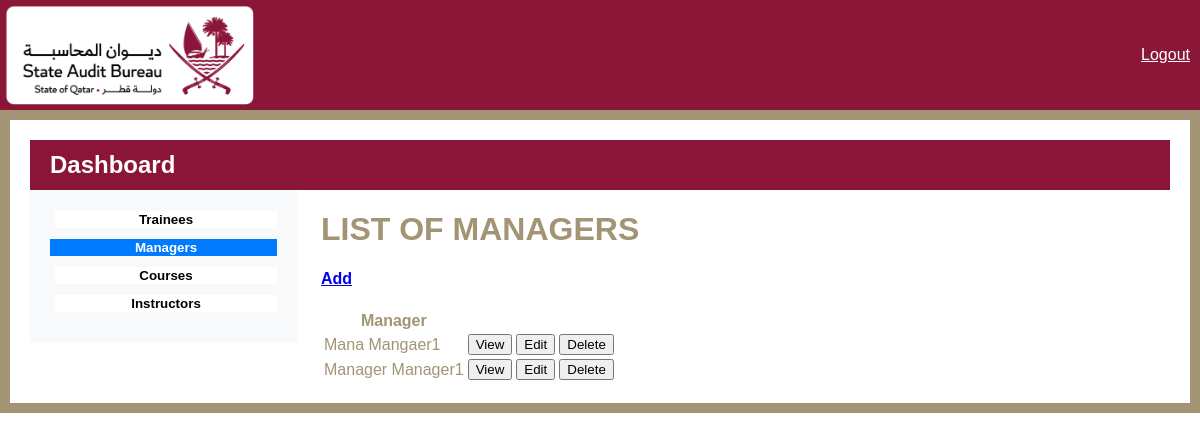
/managers/, run on an earlier commit of the app's database.
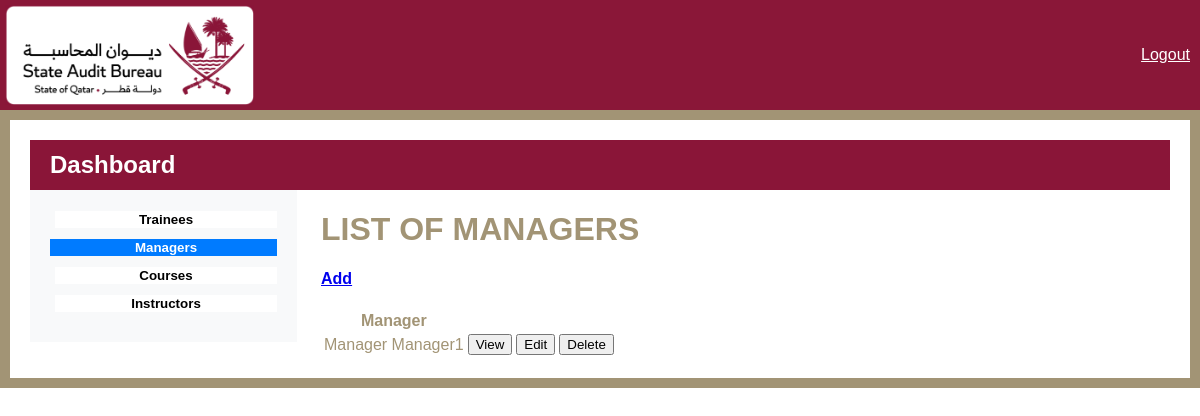
And on a later commit of the database.
### base/models.py (models this page shows)
class Manager(models.Model):
    manager = models.OneToOneField(CustomUser, on_delete=models.CASCADE)
    phone = models.CharField(max_length=100)
    organization = models.CharField(max_length=100)
    def __str__(self):
            return self.manager.first_name + ' ' + self.manager.last_name

### accounts/models.py (models this page shows, shortened)
class CustomUser(AbstractUser):
    username = models.CharField(max_length=11, unique=True)
    email = models.EmailField(max_length=254)
    first_name = models.CharField(max_length=30)
    last_name = models.CharField(max_length=30)
    ROLE_CHOICES = (
        ('trainee', 'Trainee'),
        ('admin', 'Admin'),
        ('manager', 'Manager'),
    )
    role = models.CharField(max_length=10, choices=ROLE_CHOICES, default="trainee")
    secret_key = models.CharField(max_length=16, blank=True, null=True)
    USERNAME_FIELD = "username"
    REQUIRED_FIELDS = "email", "first_name", "last_name", "role"

### base/views.py (the view)
# urls.py: path('managers/', manager_list, name="managers"),
def manager_list(request):
    managers = Manager.objects.all()
    context = {'managers': managers}
    return render(request, 'base/admin_dashboard/manager_list.html', context)

### base/templates/base/admin_dashboard/manager_list.html (shortened to what this page needs)
{% load static %}
<!DOCTYPE html>
<html>
   <head>
      <link rel="stylesheet" href="https://cdnjs.cloudflare.com/ajax/libs/font-awesome/6.3.0/css/all.min.css" />
	  <link rel="stylesheet" href="https://cdnjs.cloudflare.com/ajax/libs/bootstrap/5.3.0-alpha1/css/bootstrap-grid.min.css" />
    <link rel="stylesheet" href="{% static 'css/reg_style.css' %}">
</head>
   <body>
    <div class="header">
      <div class="logo">
         <img src="{% static 'img/primary-rgb-state-audit-bureau-1@2x.png' %}" alt="Logo">
       </div>
       <div class="language-toggle">
         <span ><a  style="color:white;"class="hello-msg" href="{% url 'logout' %}">Logout</a></span>
      </div>
    </div>
<div class="gold-border container-fluid">
   <div class="maroon-bar">
      <h2>Dashboard</h2>
   </div>
   <div class="row">
      <div class="col-lg-3 col-md-4 col-sm-5 bg-light order-sm-1">
         <div class="left-pane">
            <a href="{% url 'trainees' %}"><button class="btn" id="trainees-button">Trainees</button></a>
            <a href="{% url 'managers' %}"><button class="btn active" id="managers-button">Managers</button></a>
            <a href="{% url 'courses' %}"><button class="btn" id="courses-button">Courses</button></a>
            <a href="{% url 'instructors' %}"><button class="btn" id="managers-button">Instructors</button></a>
         </div>
      </div>
      <div class="col-lg-9 col-md-8 col-sm-7 bg-secondary order-sm-2">
               <div id="trainees-content">
                  <h1>LIST OF MANAGERS</h1>
                  <h4><a href="{% url 'manager-create' %}">Add</a></h4>
                  <table>
                     <tr>
                         <th>Manager</th>
                         <th></th>
                         <th></th>
                         <th></th>
                     </tr>
                     {% for manager in managers %}
                     <tr>
                        <td>{{manager}}</td>
                        <td><a href="{% url 'manager' manager.id %}"><button class="btn btn-outline-primary btn-sm mr-2">View</button></a></td>
                        <td><a href="{% url 'manager-update' manager.id %}"><button class="btn btn-outline-success btn-sm">Edit</button></a></td>
                        <td><a href="{% url 'manager-delete' manager.id %}"><button class="btn btn-outline-success btn-sm">Delete</button></a></td>
                     </tr>
                     {%empty%}
                     <h3>No managers</h3>
                     {% endfor %}
                 </table>
               </div>
</body>
</html>

What changed in the data, as far as the page shows it:
removed Manager: manager.last_name "Mana Mangaer1"
